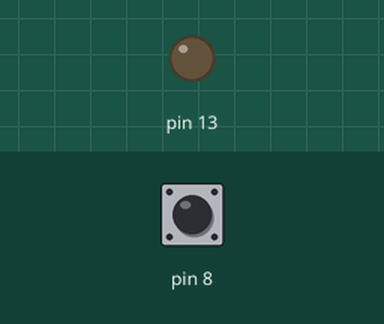
The sketch below on a simulated Arduino Uno, built with avr-gcc and run on an emulated ATmega328P. On the bench: output pins drawn as LEDs (lit = HIGH). Inputs (shaded band) come from the test bench; at power-on: pin 8 HIGH.

Above: at 1.2 s.
1.3 s: pin 8 pulled LOW for 0.15 s
At 1.37 s:
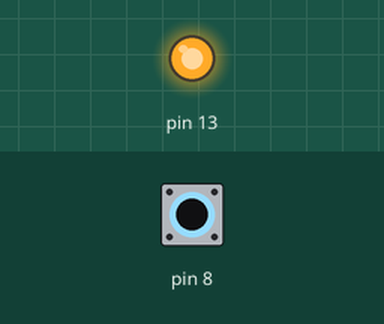
2.9 s: pin 8 pulled LOW for 3.2 s
At 7.4 s:
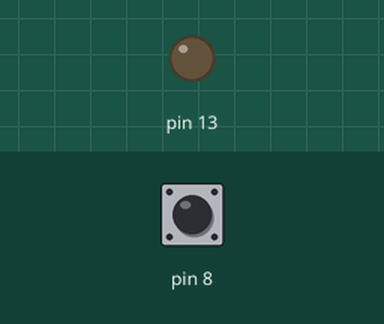
Timing chart, 0 to 8.9 s (numbered marks = the images above; inputs shaded):
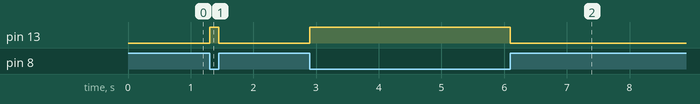

The sketch:

Leitura_Registradores.ino.ino
```cpp
// Mestrado - Bloco 1: Domínio do Bit
// Lendo entrada sem componentes externos (Pull-Up Interno)

void setup() {
  // --- SAÍDA (LED) ---
  // Configura Pino 13 (Bit 5 do PORTB) como SAÍDA
  DDRB |= (1 << 5);

  // --- ENTRADA (BOTÃO) ---
  // Configura Pino 8 (Bit 0 do PORTB) como ENTRADA (0)
  DDRB &= ~(1 << 0);

  // --- ATIVAR PULL-UP ---
  // Escrevendo 1 no PORT de uma entrada, ativamos o resistor interno.
  // Isso segura o pino em 5V quando o fio está solto.
  PORTB |= (1 << 0);
}

void loop() {
  // --- LEITURA ---
  // PINB é o registrador que "enxerga" a voltagem real nos pinos.
  // Verificamos se o bit 0 está LOW (fio encostado no GND).

  // A lógica: !(PINB & 1) significa "SE NÃO TIVER BIT 0" (ou seja, se for 0)
  if ( ! (PINB & (1 << 0)) ) {
    // Botão Apertado (Fio no GND) -> Acende LED
    PORTB |= (1 << 5);
  } else {
    // Botão Solto (Fio no ar) -> Apaga LED
    PORTB &= ~(1 << 5);
  }
}
```

Measured:
- after the input at 1.3 s, pin 13: LOW → HIGH at once, → LOW 0.15 s later
- after the input at 2.9 s, pin 13: LOW → HIGH at once, → LOW 3.2 s later
